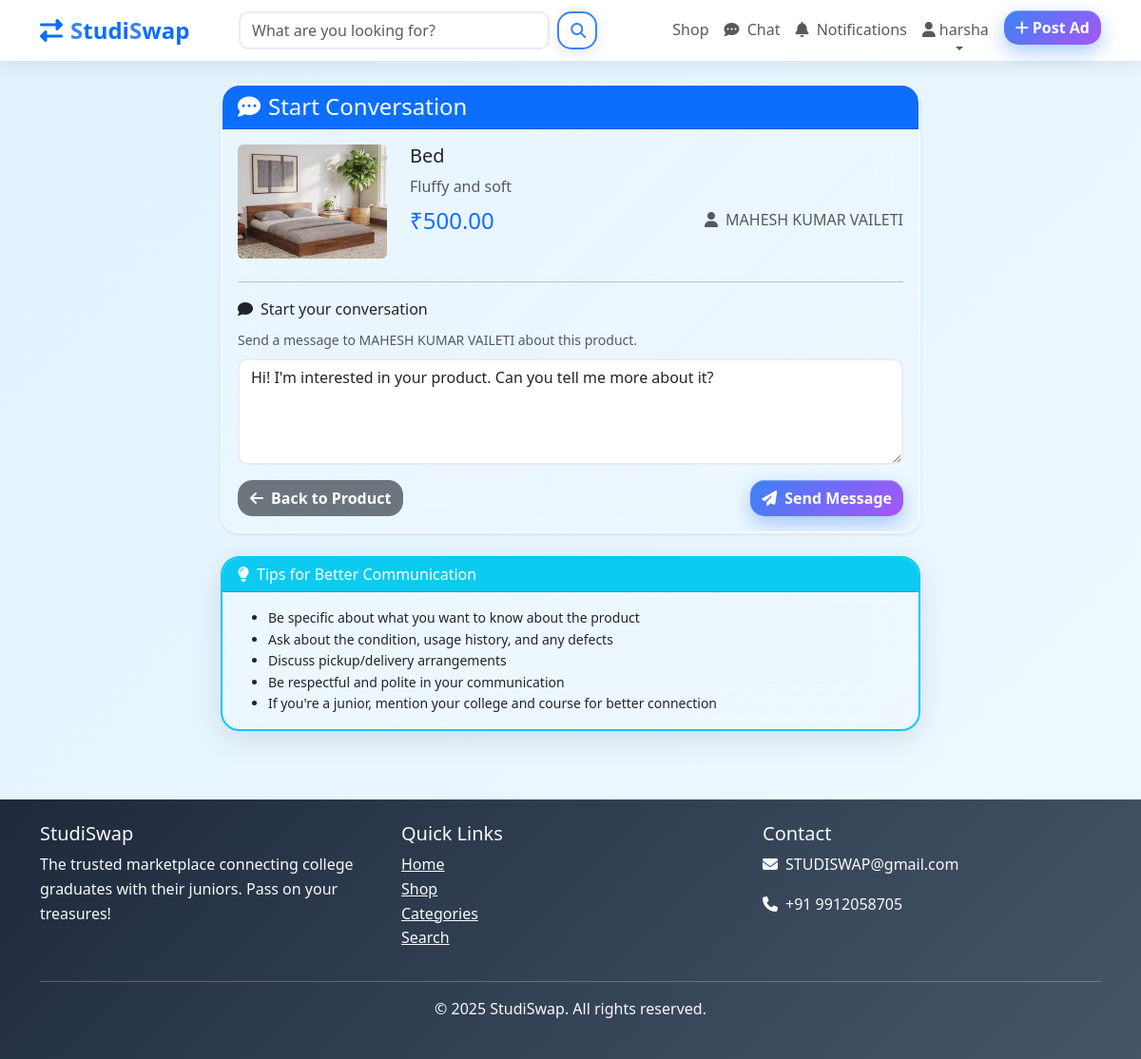
Screenshot of /chat/start/3/ (signed in) with the database file from the repository.
### products/models.py (models this page shows, shortened)
class Product(models.Model):
    CONDITION_CHOICES = [
        ('new', 'New'),
        ('like_new', 'Like New'),
        ('good', 'Good'),
        ('fair', 'Fair'),
        ('poor', 'Poor'),
    ]
    STATUS_CHOICES = [
        ('active', 'Active'),
        ('sold', 'Sold'),
        ('inactive', 'Inactive'),
    ]
    title = models.CharField(max_length=200)
    slug = models.SlugField(max_length=200, unique=True, blank=True)
    description = models.TextField()
    price = models.DecimalField(max_digits=10, decimal_places=2)
    category = models.ForeignKey(Category, on_delete=models.CASCADE, related_name='products')
    condition = models.CharField(max_length=20, choices=CONDITION_CHOICES, default='good')
    seller = models.ForeignKey(User, on_delete=models.CASCADE, related_name='products')
    status = models.CharField(max_length=20, choices=STATUS_CHOICES, default='active')
    city = models.CharField(max_length=100)
    state = models.CharField(max_length=100, blank=True)
    country = models.CharField(max_length=100, default='India')
    brand = models.CharField(max_length=100, blank=True)
    model = models.CharField(max_length=100, blank=True)
    is_negotiable = models.BooleanField(default=True)
    is_featured = models.BooleanField(default=False)
    created_at = models.DateTimeField(auto_now_add=True)
    updated_at = models.DateTimeField(auto_now=True)
    views_count = models.PositiveIntegerField(default=0)
    class Meta:
        ordering = ['-created_at']
        indexes = [
            models.Index(fields=['-created_at']),
            models.Index(fields=['status']),
            models.Index(fields=['category']),
            models.Index(fields=['city']),
        ]

class ProductImage(models.Model):
    product = models.ForeignKey(Product, on_delete=models.CASCADE, related_name='images')
    image = models.ImageField(upload_to='products/')
    alt_text = models.CharField(max_length=200, blank=True)
    is_primary = models.BooleanField(default=False)
    created_at = models.DateTimeField(auto_now_add=True)
    class Meta:
        ordering = ['-is_primary', 'created_at']

### chat/views.py (the view)
# urls.py: path('start/<int:product_id>/', views.start_conversation, name='start_conversation'),
@login_required
def start_conversation(request, product_id):
    product = get_object_or_404(Product, id=product_id, status='active')
    if product.seller == request.user:
        messages.error(request, "You can't start a conversation about your own product.")
        return redirect('products:product_detail', pk=product.id)
    conversation, created = Conversation.objects.get_or_create(
        product=product,
        buyer=request.user,
        seller=product.seller,
        defaults={'is_active': True}
    )
    if request.method == 'POST':
        form = ChatStartForm(request.POST)
        if form.is_valid():
            if created or not conversation.messages.exists():
                Message.objects.create(
                    conversation=conversation,
                    sender=request.user,
                    content=form.cleaned_data['message']
                )
                Notification.create_notification(
                    recipient=product.seller,
                    sender=request.user,
                    notification_type='product_inquiry',
                    title=f'Someone is interested in your {product.title}',
                    message=f'{request.user.get_full_name() or request.user.username} started a conversation about your product',
                    content_object=conversation,
                    action_url=f'/chat/conversation/{conversation.id}/'
                )
                messages.success(request, 'Conversation started! You can now chat with the seller.')
            else:
                messages.info(request, 'You already have an active conversation about this product.')
            return redirect('chat:conversation_detail', pk=conversation.pk)
    else:
        form = ChatStartForm()
    return render(request, 'chat/start_conversation.html', {
        'product': product,
        'form': form
    })

### chat/forms.py
class ChatStartForm(forms.Form):
    message = forms.CharField(
        widget=forms.Textarea(attrs={
            'rows': 4,
            'placeholder': 'Hi! I\'m interested in your product. Can you tell me more about it?',
            'class': 'form-control'
        }),
        max_length=1000,
        help_text='Start the conversation with the seller',
        initial='Hi! I\'m interested in your product. Can you tell me more about it?'
    )

### templates/chat/start_conversation.html (shortened to what this page needs)
{% extends 'base.html' %}
{% load crispy_forms_tags %}
{% block content %}
<div class="container py-4">
    <div class="row justify-content-center">
        <div class="col-md-8">
            <div class="card shadow-sm">
                <div class="card-header bg-primary text-white">
                    <h4 class="mb-0">
                        <i class="fas fa-comment-dots me-2"></i>Start Conversation
                    </h4>
                </div>
                <div class="card-body">
                    <div class="row mb-4">
                        <div class="col-md-3">
                            {% if product.images.first %}
                                <img src="{{ product.images.first.image.url }}"
                                     class="img-fluid rounded" style="object-fit: cover; height: 120px; width: 100%;">
                            {% else %}
                                <div class="bg-light rounded d-flex align-items-center justify-content-center"
                                     style="height: 120px;">
                                    <i class="fas fa-image text-muted fa-2x"></i>
                                </div>
                            {% endif %}
                        </div>
                        <div class="col-md-9">
                            <h5 class="mb-2">{{ product.title }}</h5>
                            <p class="text-muted mb-2">{{ product.description|truncatewords:20 }}</p>
                            <div class="d-flex justify-content-between align-items-center">
                                <h4 class="text-primary mb-0">₹{{ product.price }}</h4>
                                <div class="text-muted">
                                    <i class="fas fa-user me-1"></i>
                                    {{ product.seller.get_full_name|default:product.seller.username }}
                                </div>
                            </div>
                        </div>
                    </div>
                    <hr>
                    <form method="post">
                        <div class="mb-3">
                            <label for="{{ form.message.id_for_label }}" class="form-label">
                                <i class="fas fa-comment me-2"></i>Start your conversation
                            </label>
                            <small class="text-muted d-block mb-2">
                                Send a message to {{ product.seller.get_full_name|default:product.seller.username }} about this product.
                            </small>
                            {{ form.message }}
                        </div>
                        <div class="d-flex justify-content-between">
                            <a href="{% url 'products:product_detail' product.slug %}" class="btn btn-secondary">
                                <i class="fas fa-arrow-left me-2"></i>Back to Product
                            </a>
                            <button type="submit" class="btn btn-primary">
                                <i class="fas fa-paper-plane me-2"></i>Send Message
                            </button>
                        </div>
                    </form>
                </div>
            </div>
            <div class="card mt-4 border-info">
                <div class="card-header bg-info text-white">
                    <h6 class="mb-0">
                        <i class="fas fa-lightbulb me-2"></i>Tips for Better Communication
                    </h6>
                </div>
                <div class="card-body">
                    <ul class="mb-0 small">
                        <li>Be specific about what you want to know about the product</li>
                        <li>Ask about the condition, usage history, and any defects</li>
                        <li>Discuss pickup/delivery arrangements</li>
                        <li>Be respectful and polite in your communication</li>
                        <li>If you're a junior, mention your college and course for better connection</li>
                    </ul>
                </div>
            </div>
        </div>
    </div>
</div>
{% endblock %}

### templates/base.html (shortened to what this page needs)
<!DOCTYPE html>
<html lang="en">
<head>
    <link href="https://cdn.jsdelivr.net/npm/bootstrap@5.3.2/dist/css/bootstrap.min.css" rel="stylesheet">
    <link rel="stylesheet" href="https://cdnjs.cloudflare.com/ajax/libs/font-awesome/6.4.0/css/all.min.css">
    {% load static %}
    <link rel="stylesheet" href="{% static 'css/style.css' %}">
</head>
<body>
    <nav class="navbar navbar-expand-lg navbar-light shadow-sm" style="background: rgba(255, 255, 255, 0.95) !important; backdrop-filter: blur(10px);">
        <div class="container">
            <a class="navbar-brand fw-bold text-primary" href="{% url 'products:landing' %}" style="font-size: 1.5rem;">
                <i class="fas fa-exchange-alt me-2"></i><span style="color: #3b82f6;">S</span>tudi<span style="color: #3b82f6;">S</span>wap
            </a>
            <div class="collapse navbar-collapse" id="navbarNav">
                <form class="d-flex mx-auto" method="GET" action="{% url 'products:search' %}" style="width: 40%;">
                    <input class="form-control me-2" type="search" name="query" placeholder="What are you looking for?">
                    <button class="btn btn-outline-primary" type="submit">
                        <i class="fas fa-search"></i>
                    </button>
                </form>
                <ul class="navbar-nav ms-auto">
                    <li class="nav-item">
                        <a class="nav-link" href="{% url 'products:shop' %}">Shop</a>
                    </li>
                    {% if user.is_authenticated %}
                        <li class="nav-item">
                            <a class="nav-link position-relative" href="{% url 'chat:conversation_list' %}">
                                <i class="fas fa-comment-dots"></i>
                                <span class="d-none d-lg-inline ms-1">Chat</span>
                            </a>
                        </li>
                        <li class="nav-item">
                            <a class="nav-link position-relative" href="{% url 'notifications:list' %}" id="notificationLink">
                                <i class="fas fa-bell"></i>
                                <span class="d-none d-lg-inline ms-1">Notifications</span>
                            </a>
                        </li>
                        <li class="nav-item dropdown">
                            <a class="nav-link dropdown-toggle" href="#" role="button" data-bs-toggle="dropdown">
                                <i class="fas fa-user me-1"></i>{{ user.username }}
                            </a>
                        </li>
                        <li class="nav-item">
                            <a class="btn btn-primary ms-2" href="{% url 'products:product_create' %}">
                                <i class="fas fa-plus me-1"></i>Post Ad
                            </a>
                        </li>
                    {% endif %}
                </ul>
            </div>
        </div>
    </nav>
    <main>
        {% block content %}
        {% endblock %}
    </main>
    <footer class="bg-dark text-light py-4 mt-5">
        <div class="container">
            <div class="row">
                <div class="col-md-4">
                    <h5>StudiSwap</h5>
                    <p>The trusted marketplace connecting college graduates with their juniors. Pass on your treasures!</p>
                </div>
                <div class="col-md-4">
                    <h5>Quick Links</h5>
                    <ul class="list-unstyled">
                        <li><a href="{% url 'products:landing' %}" class="text-light">Home</a></li>
                        <li><a href="{% url 'products:shop' %}" class="text-light">Shop</a></li>
                        <li><a href="{% url 'categories:category_list' %}" class="text-light">Categories</a></li>
                        <li><a href="{% url 'products:search' %}" class="text-light">Search</a></li>
                    </ul>
                </div>
                <div class="col-md-4">
                    <h5>Contact</h5>
                    <p><i class="fas fa-envelope me-2"></i>STUDISWAP@gmail.com</p>
                    <p><i class="fas fa-phone me-2"></i>+91 9912058705</p>
                </div>
            </div>
            <hr>
            <div class="text-center">
                <p>&copy; 2025 StudiSwap. All rights reserved.</p>
            </div>
        </div>
    </footer>
</body>
</html>

### static/css/style.css (style rules this page uses)
body { font-family: "Segoe UI", Tahoma, Geneva, Verdana, sans-serif; line-height: 1.6; color: #2d3748; overflow-x: hidden; background: linear-gradient(135deg, #e0f2fe 0%, #f0f9ff 25%, #fef3c7 50%, #fed7aa 75%, #fce7f3 100%); background-size: 400% 400%; background-attachment: fixed; animation: gradientFlow 20s ease infinite; min-height: 100vh; }
nav { z-index: 1; }
* { transition: all 0.3s ease; }
.navbar-brand { font-size: 1.8rem; animation: slideInLeft 0.5s ease-out; }
.navbar { animation: slideDown 0.5s ease-out; background: rgba(255, 255, 255, 0.95) !important; backdrop-filter: blur(10px); box-shadow: 0 4px 20px rgba(0, 0, 0, 0.08) !important; }
.nav-link { position: relative; overflow: hidden; }
.nav-link::after { content: ''; position: absolute; bottom: 0; left: 50%; width: 0; height: 2px; background: linear-gradient(135deg, #3b82f6 0%, #a855f7 100%); transform: translateX(-50%); transition: width 0.3s ease; }
.card { transition: all 0.4s cubic-bezier(0.175, 0.885, 0.32, 1.275); border-radius: 20px; animation: fadeInUp 0.6s ease-out; background: linear-gradient(135deg, rgba(255, 255, 255, 0.25) 0%, rgba(255, 255, 255, 0.1) 100%); backdrop-filter: blur(20px); border: 2px solid rgba(255, 255, 255, 0.4); box-shadow: 0 8px 32px rgba(0, 0, 0, 0.1), inset 0 1px 0 rgba(255, 255, 255, 0.6); position: relative; overflow: hidden; }
.card::before { content: ''; position: absolute; top: 0; left: -100%; width: 100%; height: 100%; background: linear-gradient(90deg, transparent, rgba(255, 255, 255, 0.3), transparent); transition: left 0.6s ease; }
.btn { border-radius: 15px; font-weight: 600; transition: all 0.3s cubic-bezier(0.175, 0.885, 0.32, 1.275); position: relative; overflow: hidden; z-index: 1; }
.btn::before { content: ''; position: absolute; top: 50%; left: 50%; width: 0; height: 0; border-radius: 50%; background: rgba(255, 255, 255, 0.3); transform: translate(-50%, -50%); transition: width 0.6s, height 0.6s; z-index: -1; }
.btn-primary { background: linear-gradient(135deg, #3b82f6 0%, #a855f7 100%); border: none; box-shadow: 0 8px 20px rgba(59, 130, 246, 0.4), inset 0 1px 0 rgba(255, 255, 255, 0.3); }
.btn-outline-primary { border: 2px solid #3b82f6; color: #3b82f6; background: linear-gradient(135deg, rgba(255, 255, 255, 0.2) 0%, rgba(255, 255, 255, 0.05) 100%); backdrop-filter: blur(10px); box-shadow: 0 4px 15px rgba(0, 0, 0, 0.1), inset 0 1px 0 rgba(255, 255, 255, 0.3); }
.form-control { border-radius: 10px; border: 2px solid #e9ecef; transition: all 0.3s ease; }
footer { background: linear-gradient(135deg, #1e293b, #334155, #475569); animation: slideUp 0.5s ease-out; backdrop-filter: blur(10px); }
footer a { transition: all 0.3s ease; }
i { transition: all 0.3s ease; }
.card:nth-child(1) { animation-delay: 0.1s; }
.card:nth-child(2) { animation-delay: 0.2s; }
html { scroll-behavior: smooth; }

### templates/base.html (style rules this page uses)
body { animation: fadeIn 0.5s ease-in; }

### rows the page displays
Product: images.first.image (picture), title "Bed", description "Fluffy and soft", price "500.00", seller.get_full_name "MAHESH KUMAR VAILETI"

### other values shown
{{ user.username }} "harsha"
